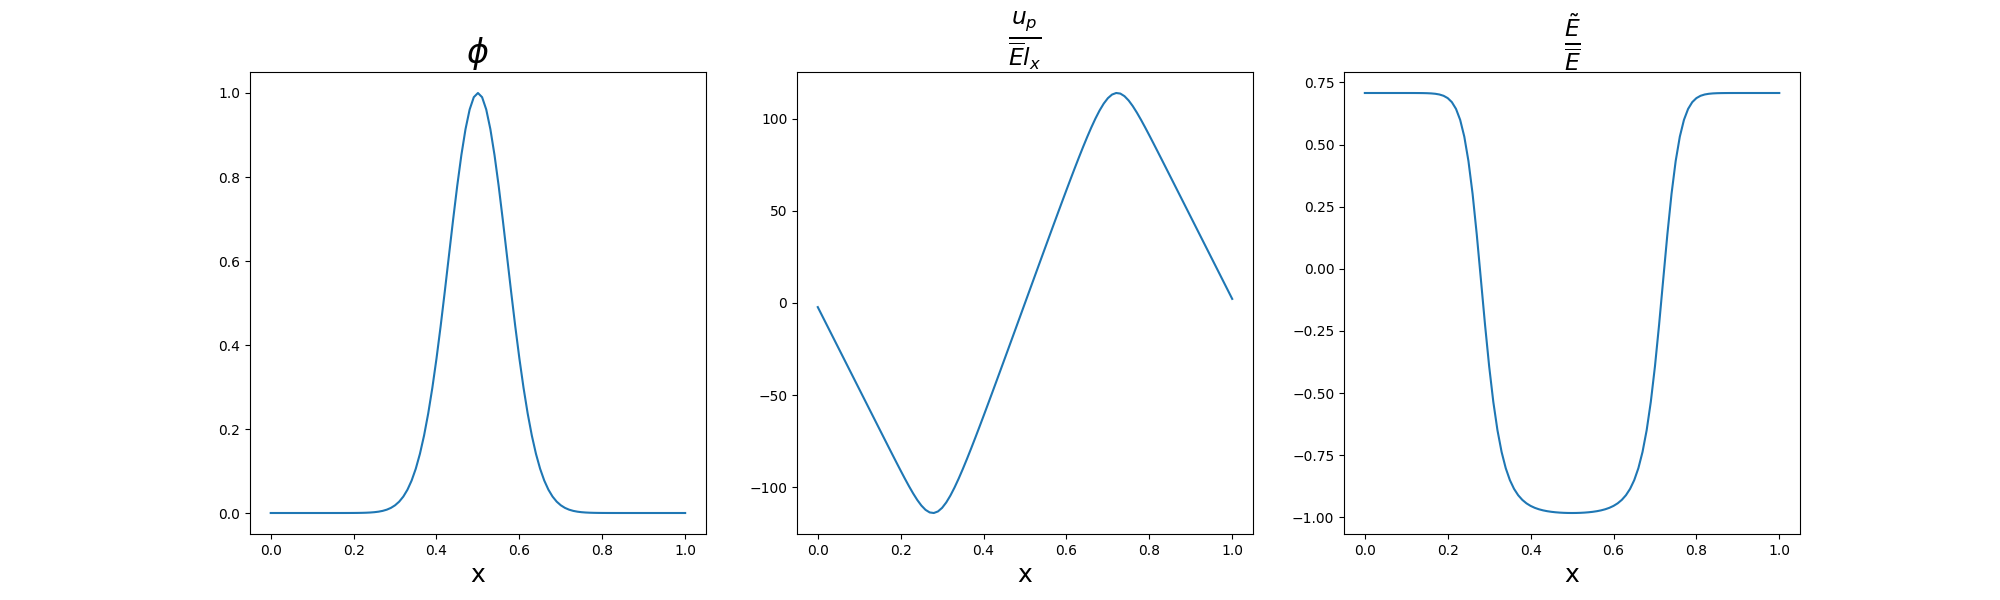

Write the Python code that produced this figure.
from tabnanny import verbose
import numpy as np 
import matplotlib.pyplot as plt
from utilities import mech_equi

# constants
l = 1.0 	# assuming l to be 1.0
X = np.linspace(0,l,101)
C0 = 1
C1 = 100
Ch = 50
E0 = 0
E1 = 0
Ebar = 1


# initializing phi
# centered gaussian
phi = np.exp(-((X-0.5)**2)/0.01)
# square well
# phi = -np.ones(len(X))
# phi[25:76] = 1

# find u after solving for mechanical equilibrium
up,Ep,_ = mech_equi(phi,C0,C1,Ch,E0,E1,Ebar,tol=1e-8,max_iter=100000,verbose=True)

fig,ax = plt.subplots(1,3, figsize=(20,6))
ax[0].plot(X,phi)
ax[1].plot(X,np.real(up)/(Ebar*l))
ax[2].plot(X,np.real(Ep)/Ebar)
ax[0].set_title(r"$\phi$", fontsize=24)
ax[1].set_title(r"$\frac{u_p}{\overline{E} l_x}$", fontsize=24)
ax[2].set_title(r"$\frac{\tilde{E}}{\overline{E}}$", fontsize=24)
ax[0].set_xlabel("x", fontsize=18)
ax[1].set_xlabel("x", fontsize=18)
ax[2].set_xlabel("x", fontsize=18)
plt.savefig("test_mech_equi.png", transparent=True)